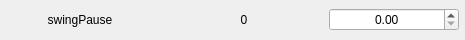
                      <widget class="QFrame" name="frame_59">
                       <property name="minimumSize">
                        <size>
                         <width>465</width>
                         <height>40</height>
                        </size>
                       </property>
                       <property name="maximumSize">
                        <size>
                         <width>465</width>
                         <height>40</height>
                        </size>
                       </property>
                       <property name="frameShape">
                        <enum>QFrame::NoFrame</enum>
                       </property>
                       <property name="frameShadow">
                        <enum>QFrame::Sunken</enum>
                       </property>
                       <layout class="QHBoxLayout" name="horizontalLayout_61">
                        <property name="spacing">
                         <number>5</number>
                        </property>
                        <property name="leftMargin">
                         <number>0</number>
                        </property>
                        <property name="topMargin">
                         <number>0</number>
                        </property>
                        <property name="rightMargin">
                         <number>5</number>
                        </property>
                        <property name="bottomMargin">
                         <number>0</number>
                        </property>
                        <item>
                         <widget class="QLabel" name="label_121">
                          <property name="minimumSize">
                           <size>
                            <width>158</width>
                            <height>0</height>
                           </size>
                          </property>
                          <property name="maximumSize">
                           <size>
                            <width>158</width>
                            <height>16777215</height>
                           </size>
                          </property>
                          <property name="text">
                           <string>swingPause</string>
                          </property>
                          <property name="alignment">
                           <set>Qt::AlignCenter</set>
                          </property>
                         </widget>
                        </item>
                        <item>
                         <widget class="QLabel" name="label_122">
                          <property name="minimumSize">
                           <size>
                            <width>158</width>
                            <height>0</height>
                           </size>
                          </property>
                          <property name="maximumSize">
                           <size>
                            <width>158</width>
                            <height>16777215</height>
                           </size>
                          </property>
                          <property name="text">
                           <string>0</string>
                          </property>
                          <property name="alignment">
                           <set>Qt::AlignCenter</set>
                          </property>
                         </widget>
                        </item>
                        <item>
                         <widget class="QDoubleSpinBox" name="doubleSpinBox_58">
                          <property name="minimumSize">
                           <size>
                            <width>130</width>
                            <height>0</height>
                           </size>
                          </property>
                          <property name="maximumSize">
                           <size>
                            <width>130</width>
                            <height>16777215</height>
                           </size>
                          </property>
                          <property name="styleSheet">
                           <string notr="true"/>
                          </property>
                          <property name="alignment">
                           <set>Qt::AlignCenter</set>
                          </property>
                         </widget>
                        </item>
                       </layout>
                      </widget>
